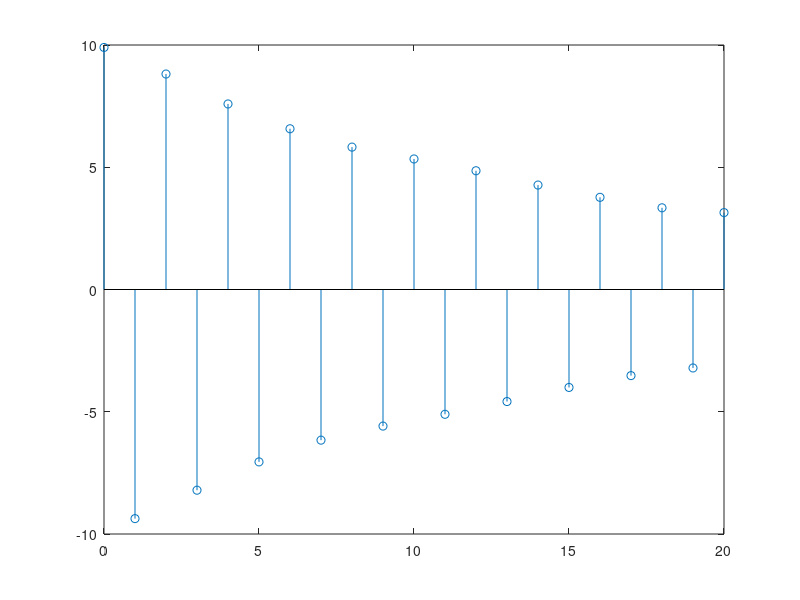
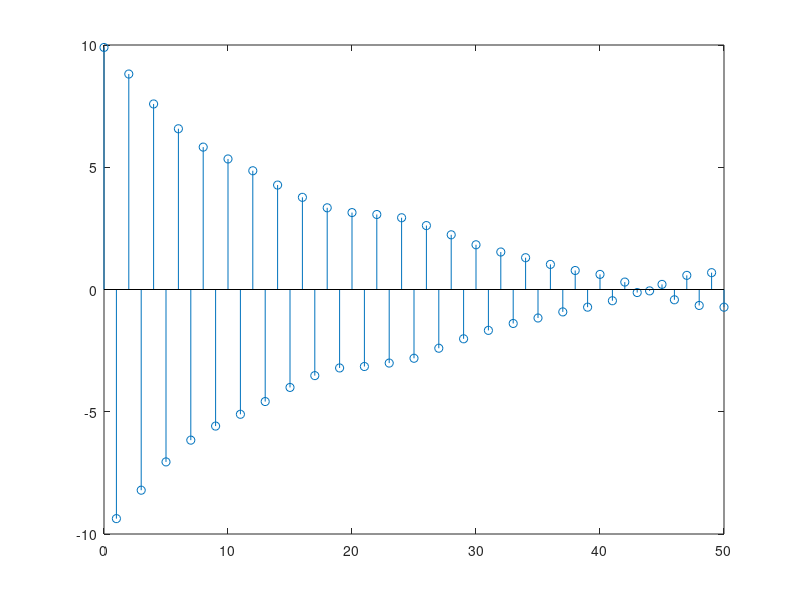

Source code (MATLAB) for these figures, in order:
clear all; close all; clc;
% by pi and pi/2
x = randn(1,500); %Input white noise

N = 500;
a = 0.95;
y = zeros(1,500);
window = rectwin(N);
for i = 1:1:N %Generate y of length 1000
    if(i==1)
        y(i) = x(i);
    else
        y(i) = x(i) - a*y(i-1);
    end
end

n = 0;
k_lim = 21; %For length of k
for k = 1:1:k_lim
    r = 0;
    for m = 1:1:N-k+1
        r = r + y(n+m)*window(m)*y(n+m+k-1)*window(n+m+k-1);
    end
    R(k) = r;
end

R = (1/N)*R;
figure();
x_axis = linspace(0,k_lim-1,k_lim);
stem(x_axis, R)

n = 0;
k_lim = 51; %For length of k
for k = 1:1:k_lim
    r = 0;
    for m = 1:1:N-k+1
        r = r + y(n+m)*window(m)*y(n+m+k-1)*window(n+m+k-1);
    end
    R(k) = r;
end

R = (1/N)*R;
figure();
x_axis = linspace(0,k_lim-1,k_lim);
stem(x_axis, R)
